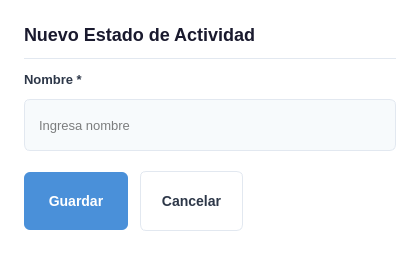
<?xml version="1.0" encoding="UTF-8"?>
<ui version="4.0">
 <class>EstadosActividadForm</class>
 <widget class="QDialog" name="EstadosActividadForm">
  <property name="geometry"><rect><x>0</x><y>0</y><width>420</width><height>230</height></rect></property>
  <property name="windowTitle"><string>Nuevo Estado de Actividad</string></property>
  <property name="styleSheet"><string notr="true">
QDialog { background-color: white; }
QLabel#dialogTitle { font-size: 18px; font-weight: bold; color: #1a1a2e; }
QLineEdit { padding: 8px 12px; border: 1px solid #e2e8f0; border-radius: 6px; background-color: #f7fafc; font-size: 13px; min-height: 34px; }
QLineEdit:focus { border: 1px solid #4a90d9; background-color: white; }
QLineEdit:hover { border: 1px solid #cbd5e0; }
QPushButton#btnGuardar { background-color: #4a90d9; color: white; border: none; border-radius: 6px; font-size: 14px; font-weight: 600; padding: 10px 24px; min-height: 38px; }
QPushButton#btnGuardar:hover { background-color: #3a7bc8; }
QPushButton#btnCancelar { background-color: white; color: #2d3748; border: 1px solid #e2e8f0; border-radius: 6px; font-size: 14px; font-weight: 500; padding: 10px 20px; min-height: 38px; }
QPushButton#btnCancelar:hover { background-color: #f7fafc; border-color: #cbd5e0; }
  </string></property>
  <layout class="QVBoxLayout" name="mainLayout">
   <property name="spacing"><number>12</number></property>
   <property name="leftMargin"><number>24</number></property><property name="topMargin"><number>24</number></property><property name="rightMargin"><number>24</number></property><property name="bottomMargin"><number>24</number></property>
   <item><widget class="QLabel" name="dialogTitle"><property name="text"><string>Nuevo Estado de Actividad</string></property></widget></item>
   <item><widget class="QFrame" name="separator"><property name="frameShape"><enum>QFrame::HLine</enum></property><property name="styleSheet"><string>color: #e2e8f0;</string></property></widget></item>
   <item><widget class="QLabel" name="label_Nombre"><property name="text"><string>Nombre *</string></property><property name="styleSheet"><string>font-size: 13px; color: #2d3748; font-weight: 600;</string></property></widget></item>
   <item><widget class="QLineEdit" name="input_Nombre"><property name="placeholderText"><string>Ingresa nombre</string></property></widget></item>
   <item><spacer name="verticalSpacer"><property name="orientation"><enum>Qt::Vertical</enum></property><property name="sizeType"><enum>QSizePolicy::Fixed</enum></property><property name="sizeHint" stdset="0"><size><width>20</width><height>8</height></size></property></spacer></item>
   <item>
    <layout class="QHBoxLayout" name="buttonLayout">
     <item><widget class="QPushButton" name="btnGuardar"><property name="text"><string>Guardar</string></property><property name="cursor"><cursorShape>PointingHandCursor</cursorShape></property></widget></item>
     <item><widget class="QPushButton" name="btnCancelar"><property name="text"><string>Cancelar</string></property><property name="cursor"><cursorShape>PointingHandCursor</cursorShape></property></widget></item>
     <item><spacer name="buttonSpacer"><property name="orientation"><enum>Qt::Horizontal</enum></property><property name="sizeHint" stdset="0"><size><width>40</width><height>20</height></size></property></spacer></item>
    </layout>
   </item>
  </layout>
 </widget>
 <resources/>
 <connections/>
</ui>
